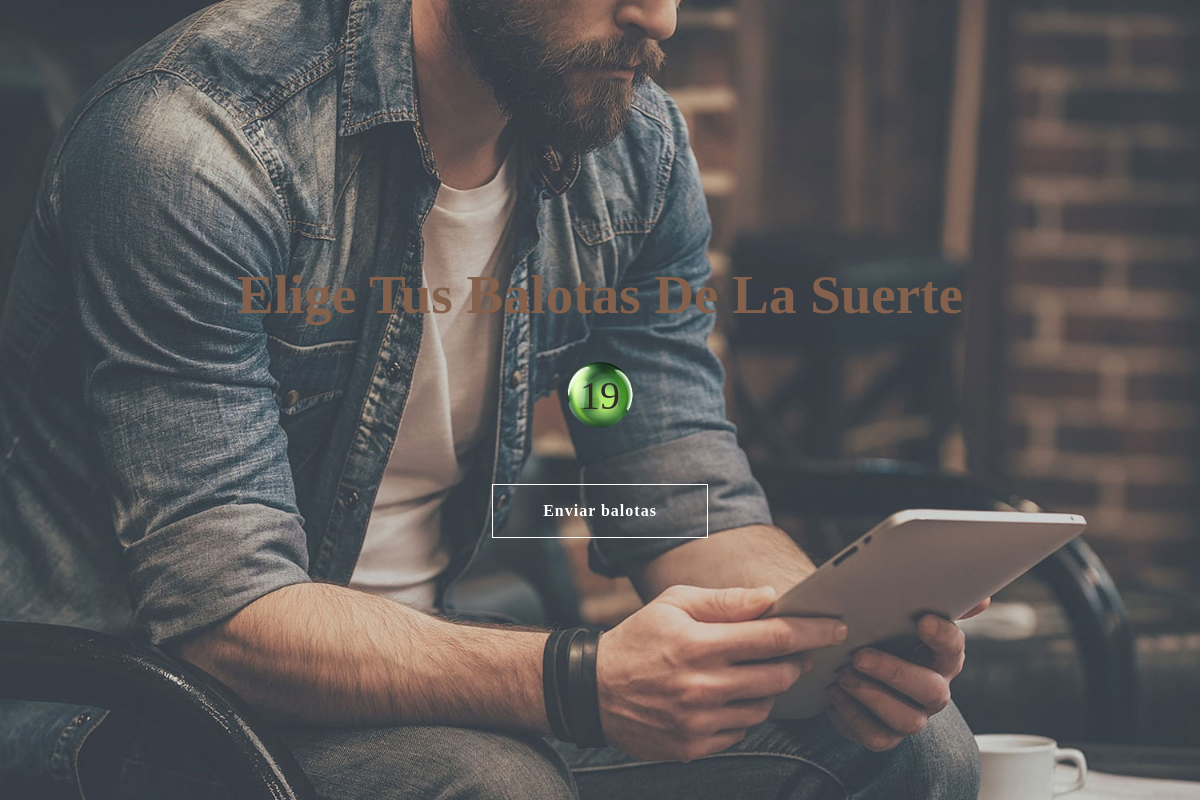
Page /balotas/ on the earlier database version.
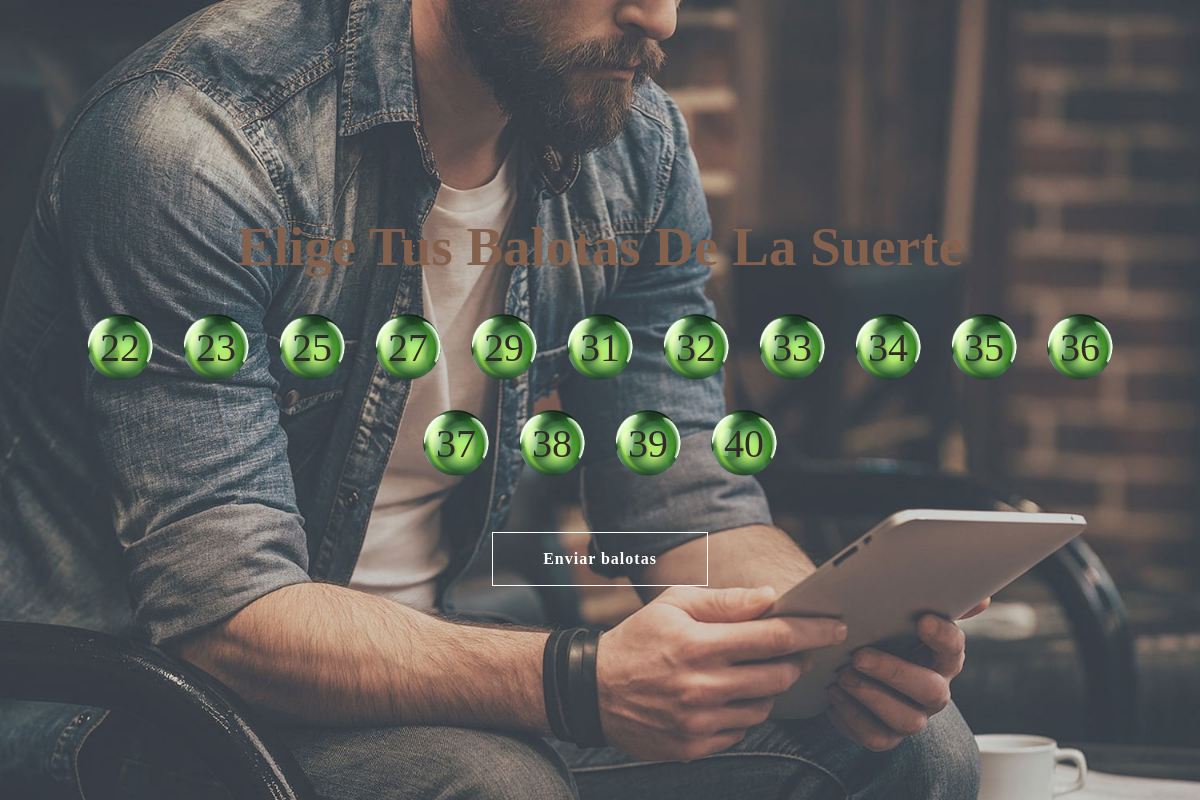
Same page on the later database version.
### store/models.py (models this page shows, shortened)
class Balota(models.Model):
    numero = models.IntegerField(unique=True)
    precio = models.IntegerField(validators=[MinValueValidator(0)], default=10000)
    seleccionada = models.BooleanField(default=False)
    transaccion = models.ForeignKey(Transaccion, on_delete=models.SET_DEFAULT, default=None, null=True, blank=True)
    time_period = models.DurationField(default=(timedelta(minutes=15)))

### store/views.py (the view)
# urls.py: path('balotas/', views.balotas, name='balotas'),
def balotas(request):
    unbind_ballots()
    ballot_package = list(Balota.objects.filter(transaccion=None))[0:15]
    context = {'object_list': Balota.objects.filter(transaccion=None), 'ballot_package': ballot_package}
    return render(request, 'store/balota_list.html', context)

### store/views.py (called while the page is built)
def unbind_ballots():
    hopeless_transactions = Transaccion.objects.filter(estado=0).filter(valid_until__lte=timezone.now()-ePayco_confirmation_time)
    for transaction in hopeless_transactions:
        for ballot in transaction.balota_set.all():
            ballot.transaccion = None
            ballot.save()
        transaction.estado = 2
        transaction.save()

### templates/store/balota_list.html (shortened to what this page needs)
{% extends "base.html" %}
{% load static %}
{% block content %}
<div class="block">
    <h1>Elige tus balotas de la suerte</h1>
    <form action={% url 'store:datos_personales' %} method="post">
        <div class="container align-content-center">
            <div class="row justify-content-center">
                <div class="col-md-12">
                    <div class="d-flex flex-wrap justify-content-center">
                        {% for balota in ballot_package %}
                            <label class="balota-label" for={{ balota.id }}>{{ balota.numero }}</label>
                        {% endfor %}
                    </div>
                </div>
            </div>
        </div>
        <input type="submit" value="Enviar balotas" class="btn btn-transparent smooth-scroll">
    </form>
</div>
{% endblock content %}

### templates/base.html (shortened to what this page needs)
{% load static %}
<!DOCTYPE html>
<html lang="en">
    <head>
        <link rel="stylesheet" href={% static "plugins/themefisher-font/style.css" %}>
        <link rel="stylesheet" href={% static "plugins/bootstrap/bootstrap.min.css" %}>
        <link rel="stylesheet" href={% static "plugins/animate-css/animate.css" %}>
        <link rel="stylesheet" href={% static "plugins/magnific-popup/dist/magnific-popup.css" %}>
        <link rel="stylesheet" href={% static "plugins/slick-carousel/slick.css" %}>
        <link rel="stylesheet" href={% static "plugins/slick-carousel/slick-theme.css" %}>
        <link rel="stylesheet" href={% static "css/modified_template_styles.css" %}>
        <link rel="stylesheet" href={% static 'css/main.css' %}>
    </head>
    <body id="home" data-spy="scroll" data-target=".navbar-nav" data-offset="80">
        <section class="hero-area overla" style="background-image: url('images/banner/hero-area.jpg');">
            {% block content %}
            {% endblock %}
        </section>
    </body>
</html>

### static/css/modified_template_styles.css (style rules this page uses)
:root { --cream: rgb(220, 198, 174); --black: rgb(15, 17, 16); --yellow: rgb(205, 169, 95); --red: rgb(202,47,42); --gray: rgb(117, 114, 99); --brown: rgb(118, 66, 42); --orange: rgb(210, 112, 51); --green: rgb(12, 77, 47); --light-brown: rgb(132, 97, 77); --light-green: rgb(127, 163, 102); --dark-brown: rgb(36, 27, 22); --epayco-blue: rgb(28, 14, 73) }
html { background-color: #353b43; color: #737f8a; }
body { background-color: var(--cream); font-family: 'Badgear', "Retrofunk"; color: #737f8a; -webkit-font-smoothing: antialiased; position: relative; }
h1, h2, h3, h4, h5, h6 { font-weight: 400; font-family: 'Nimitz', "Retrofunk", sans-serif; color: var(--black); }
.btn { background-color: transparent; color: #fff; padding: 10px 30px; border-radius: 0; transition: all 0.3s ease-in 0s; }
.btn-transparent { border: 1px solid #4e595f; }
#home { position: relative; }
.hero-area { background-size: cover; height: 100vh; position: relative; display: flex; justify-content: center; align-items: center; overflow: hidden; }
.hero-area .block { text-align: center; z-index: 99; }
.hero-area .block h1 { font-size: 55px; font-family: 'Nimitz'; color: var(--light-brown); text-transform: capitalize; font-weight: 700; margin-bottom: 20px; }
.hero-area .block .btn-transparent { margin-top: 40px; border-color: #fff; padding: 14px 50px; font-size: 18px; font-size: 16px; font-weight: bold; letter-spacing: 1px; }

### static/css/main.css (style rules this page uses)
:root { --cream: rgb(220, 198, 174); --black: rgb(15, 17, 16); --yellow: rgb(205, 169, 95); --red: rgb(202,47,42); --gray: rgb(117, 114, 99); --brown: rgb(118, 66, 42); --orange: rgb(210, 112, 51); --green: rgb(12, 77, 47); --light-brown: rgb(132, 97, 77); --light-green: rgb(127, 163, 102); --dark-brown: rgb(36, 27, 22); }
body { height: 100vh; }
.balota-label { display: flex; justify-content: center; align-items: center; width: 10vh; height: 10vh; border-radius: 50%; color: rgb(49, 42, 42); font-size: 5vh; margin: 1vh; background-image: url('../images/items/green-ballot.png'); background-size: cover; background-position: center; }

Differences in the rows shown:
no longer on this page (row edited): Balota: numero "19"
added Balota: numero "22"
added Balota: numero "23"
added Balota: numero "25"
added Balota: numero "27"
added Balota: numero "29"
added Balota: numero "31"
added Balota: numero "32"
added Balota: numero "33"
added Balota: numero "34"
added Balota: numero "35"
added Balota: numero "36"
added Balota: numero "37"
added Balota: numero "38"
added Balota: numero "39"
added Balota: numero "40"
